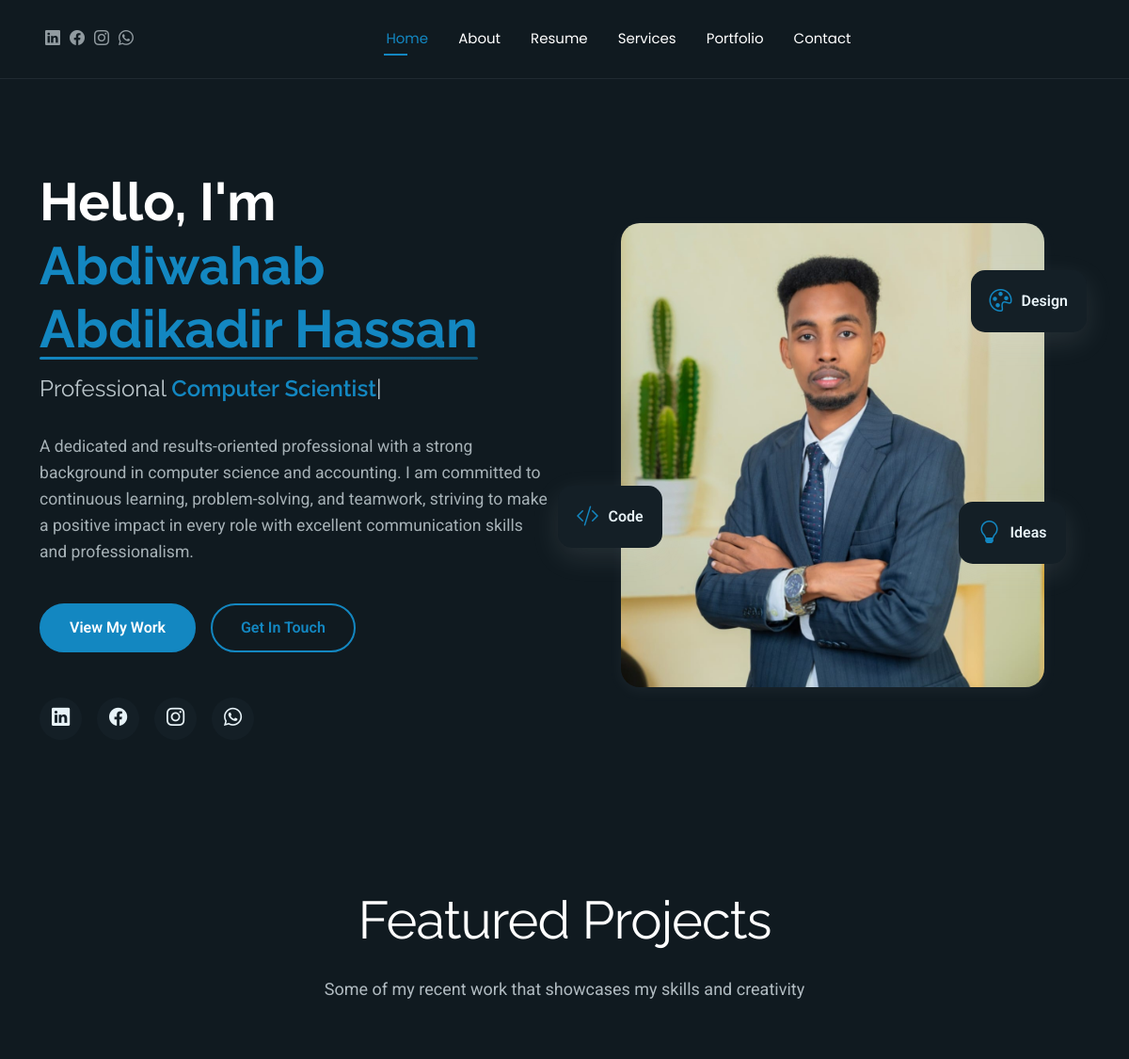
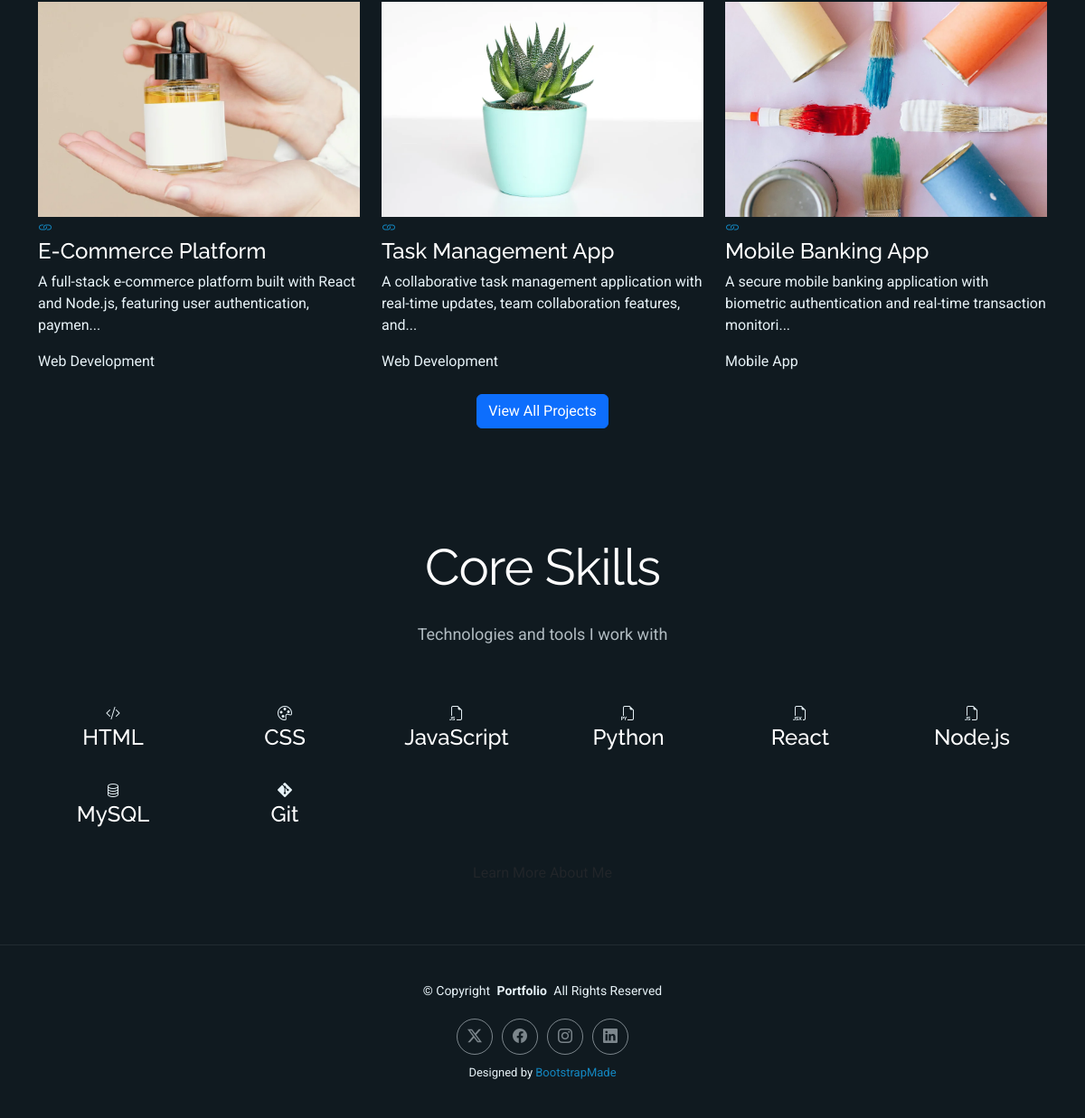
The page / on the database its author committed (2 pictures, top to bottom).
### app.py (models this page shows)
class Project(db.Model):
    id = db.Column(db.Integer, primary_key=True)
    title = db.Column(db.String(200), nullable=False)
    description = db.Column(db.Text, nullable=False)
    long_description = db.Column(db.Text)
    category = db.Column(db.String(100), nullable=False)
    image_url = db.Column(db.String(200))
    project_url = db.Column(db.String(200))
    github_url = db.Column(db.String(200))
    technologies = db.Column(db.Text)  # JSON string
    featured = db.Column(db.Boolean, default=False)
    created_at = db.Column(db.DateTime, default=datetime.utcnow)
    updated_at = db.Column(db.DateTime, default=datetime.utcnow, onupdate=datetime.utcnow)

class Skill(db.Model):
    id = db.Column(db.Integer, primary_key=True)
    name = db.Column(db.String(100), nullable=False)
    category = db.Column(db.String(50), nullable=False)
    proficiency = db.Column(db.Integer, nullable=False)  # 0-100
    description = db.Column(db.Text)
    icon = db.Column(db.String(100))
    created_at = db.Column(db.DateTime, default=datetime.utcnow)

### app.py (the view)
@app.route('/')
def index():
    projects = Project.query.filter_by(featured=True).limit(6).all()
    skills = Skill.query.all()
    experiences = Experience.query.order_by(Experience.start_date.desc()).limit(3).all()
    return render_template('index.html', projects=projects, skills=skills, experiences=experiences)

### templates/index.html (shortened to what this page needs)
{% extends "base.html" %}
{% block body_class %}index-page{% endblock %}
{% block content %}
<section id="hero" class="hero section">
  <div class="container" data-aos="fade-up" data-aos-delay="100">
    <div class="row gy-4 align-items-center">
      <div class="col-lg-6 order-2 order-lg-1">
        <div class="hero-content">
          <h1 data-aos="fade-up" data-aos-delay="200">Hello, I'm <span class="highlight">Abdiwahab Abdikadir Hassan</span></h1>
          <h2 data-aos="fade-up" data-aos-delay="300">Professional <span class="typed" data-typed-items="Computer Scientist, Graphic Designer, Web Developer, Software Solutions Expert"></span></h2>
          <p data-aos="fade-up" data-aos-delay="400">A dedicated and results-oriented professional with a strong background in computer science and accounting. I am committed to continuous learning, problem-solving, and teamwork, striving to make a positive impact in every role with excellent communication skills and professionalism.</p>
          <div class="hero-actions" data-aos="fade-up" data-aos-delay="500">
            <a href="{{ url_for('portfolio') }}" class="btn btn-primary">View My Work</a>
            <a href="{{ url_for('contact') }}" class="btn btn-outline">Get In Touch</a>
          </div>
          <div class="social-links" data-aos="fade-up" data-aos-delay="600">
            <a href="https://www.linkedin.com/in/abdiwahaab-abdikadir-aa66652bb" target="_blank"><i class="bi bi-linkedin"></i></a>
            <a href="https://www.facebook.com/naagwxba.aanogeyn/" target="_blank"><i class="bi bi-facebook"></i></a>
            <a href="https://www.instagram.com/abdiwahab8138/" target="_blank"><i class="bi bi-instagram"></i></a>
            <a href="https://wa.me/254116052716" target="_blank"><i class="bi bi-whatsapp"></i></a>
          </div>
        </div>
      </div>
      <div class="col-lg-6 order-1 order-lg-2">
        <div class="hero-image" data-aos="zoom-in" data-aos-delay="300">
          <div class="image-wrapper">
            <img src="{{ url_for('static', filename='assets/img/profile/profile-square-11.webp') }}" alt="Brandon Johnson" class="img-fluid">
            <div class="floating-elements">
              <div class="floating-card design" data-aos="fade-left" data-aos-delay="700">
                <i class="bi bi-palette"></i>
                <span>Design</span>
              </div>
              <div class="floating-card code" data-aos="fade-right" data-aos-delay="800">
                <i class="bi bi-code-slash"></i>
                <span>Code</span>
              </div>
              <div class="floating-card creativity" data-aos="fade-up" data-aos-delay="900">
                <i class="bi bi-lightbulb"></i>
                <span>Ideas</span>
              </div>
            </div>
          </div>
        </div>
      </div>
    </div>
  </div>
</section>
{% if projects %}
<section id="featured-projects" class="featured-projects section">
  <div class="container" data-aos="fade-up" data-aos-delay="100">
    <div class="section-title">
      <h2>Featured Projects</h2>
      <p>Some of my recent work that showcases my skills and creativity</p>
    </div>
    <div class="row g-4">
      {% for project in projects %}
      <div class="col-lg-4 col-md-6" data-aos="fade-up" data-aos-delay="{{ loop.index * 100 }}">
        <div class="project-card">
          <div class="project-img">
            <img src="{% if project.image_url %}{{ url_for('static', filename='uploads/' + project.image_url) }}{% else %}{{ url_for('static', filename='assets/img/portfolio/portfolio-' + loop.index|string + '.webp') }}{% endif %}" alt="{{ project.title }}" class="img-fluid">
            <div class="project-overlay">
              <a href="{{ url_for('portfolio_details', project_id=project.id) }}" class="project-details-link">
                <i class="bi bi-link"></i>
              </a>
            </div>
          </div>
          <div class="project-info">
            <h4>{{ project.title }}</h4>
            <p>{{ project.description[:100] }}{% if project.description|length > 100 %}...{% endif %}</p>
            <div class="project-tags">
              <span>{{ project.category }}</span>
            </div>
          </div>
        </div>
      </div>
      {% endfor %}
    </div>
    <div class="text-center mt-4" data-aos="fade-up" data-aos-delay="400">
      <a href="{{ url_for('portfolio') }}" class="btn btn-primary">View All Projects</a>
    </div>
  </div>
</section>
{% endif %}
{% if skills %}
<section id="skills-preview" class="skills-preview section">
  <div class="container" data-aos="fade-up" data-aos-delay="100">
    <div class="section-title">
      <h2>Core Skills</h2>
      <p>Technologies and tools I work with</p>
    </div>
    <div class="row g-4">
      {% for skill in skills[:8] %}
      <div class="col-6 col-md-3 col-lg-2" data-aos="fade-up" data-aos-delay="{{ loop.index * 100 }}">
        <div class="skill-item text-center">
          {% if skill.icon %}
          <i class="{{ skill.icon }}"></i>
          {% else %}
          <i class="bi bi-code-slash"></i>
          {% endif %}
          <h4>{{ skill.name }}</h4>
        </div>
      </div>
      {% endfor %}
    </div>
    <div class="text-center mt-4" data-aos="fade-up" data-aos-delay="400">
      <a href="{{ url_for('about') }}" class="btn btn-outline">Learn More About Me</a>
    </div>
  </div>
</section>
{% endif %}
{% endblock %}

### templates/base.html (shortened to what this page needs)
<!DOCTYPE html>
<html lang="en">
<head>
  <link href="{{ url_for('static', filename='assets/vendor/bootstrap/css/bootstrap.min.css') }}" rel="stylesheet">
  <link href="{{ url_for('static', filename='assets/vendor/bootstrap-icons/bootstrap-icons.css') }}" rel="stylesheet">
  <link href="{{ url_for('static', filename='assets/vendor/aos/aos.css') }}" rel="stylesheet">
  <link href="{{ url_for('static', filename='assets/vendor/swiper/swiper-bundle.min.css') }}" rel="stylesheet">
  <link href="{{ url_for('static', filename='assets/vendor/glightbox/css/glightbox.min.css') }}" rel="stylesheet">
  <link href="{{ url_for('static', filename='assets/css/main.css') }}" rel="stylesheet">
</head>
<body class="{% block body_class %}{% endblock %}">
  <header id="header" class="header d-flex align-items-center light-background sticky-top">
    <div class="container position-relative d-flex align-items-center justify-content-center">
      <nav id="navmenu" class="navmenu mx-auto">
        <ul class="d-flex justify-content-center">
          <li><a href="{{ url_for('index') }}" {% if request.endpoint == 'index' %}class="active"{% endif %}>Home</a></li>
          <li><a href="{{ url_for('about') }}" {% if request.endpoint == 'about' %}class="active"{% endif %}>About</a></li>
          <li><a href="{{ url_for('resume') }}" {% if request.endpoint == 'resume' %}class="active"{% endif %}>Resume</a></li>
          <li><a href="{{ url_for('services') }}" {% if request.endpoint == 'services' %}class="active"{% endif %}>Services</a></li>
          <li><a href="{{ url_for('portfolio') }}" {% if request.endpoint == 'portfolio' %}class="active"{% endif %}>Portfolio</a></li>
          <li><a href="{{ url_for('contact') }}" {% if request.endpoint == 'contact' %}class="active"{% endif %}>Contact</a></li>
        </ul>
      </nav>
      <div class="header-social-links">
        <a href="https://www.linkedin.com/in/abdiwahaab-abdikadir-aa66652bb" class="linkedin" target="_blank"><i class="bi bi-linkedin"></i></a>
        <a href="https://www.facebook.com/naagwxba.aanogeyn/" class="facebook" target="_blank"><i class="bi bi-facebook"></i></a>
        <a href="https://www.instagram.com/abdiwahab8138/" class="instagram" target="_blank"><i class="bi bi-instagram"></i></a>
        <a href="https://wa.me/254116052716" class="whatsapp" target="_blank"><i class="bi bi-whatsapp"></i></a>
      </div>
    </div>
  </header>
  <main class="main">
    {% block content %}{% endblock %}
  </main>
  <footer id="footer" class="footer">
    <div class="container">
      <div class="copyright text-center ">
        <p>© <span>Copyright</span> <strong class="px-1 sitename">Portfolio</strong> <span>All Rights Reserved<br></span></p>
      </div>
      <div class="social-links d-flex justify-content-center">
        <a href=""><i class="bi bi-twitter-x"></i></a>
        <a href=""><i class="bi bi-facebook"></i></a>
        <a href=""><i class="bi bi-instagram"></i></a>
        <a href=""><i class="bi bi-linkedin"></i></a>
      </div>
      <div class="credits">
        Designed by <a href="https://bootstrapmade.com/">BootstrapMade</a>
      </div>
    </div>
  </footer>
</body>
</html>

### rows shown on the page
Project: shows a picture, title "E-Commerce Platform", description "A full-stack e-commerce platform built with React and Node.js, featuring user authentication, paymen", category "Web Development"
Project: shows a picture, title "Task Management App", description "A collaborative task management application with real-time updates, team collaboration features, and", category "Web Development"
Project: shows a picture, title "Mobile Banking App", description "A secure mobile banking application with biometric authentication and real-time transaction monitori", category "Mobile App"
Skill: name "HTML"
Skill: name "CSS"
Skill: name "JavaScript"
Skill: name "Python"
Skill: name "React"
Skill: name "Node.js"
Skill: name "MySQL"
Skill: name "Git"
